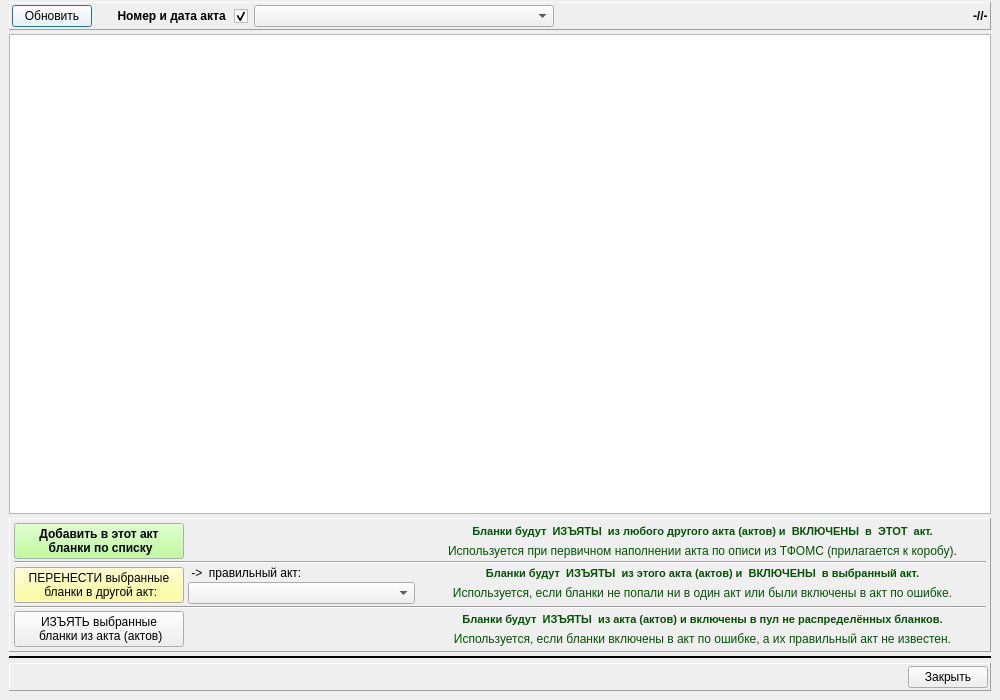
<?xml version="1.0" encoding="UTF-8"?>
<ui version="4.0">
 <class>act_vs2point_wnd</class>
 <widget class="QDialog" name="act_vs2point_wnd">
  <property name="geometry">
   <rect>
    <x>0</x>
    <y>0</y>
    <width>1000</width>
    <height>700</height>
   </rect>
  </property>
  <property name="minimumSize">
   <size>
    <width>1000</width>
    <height>700</height>
   </size>
  </property>
  <property name="windowTitle">
   <string>Данные акта (актов) передачи ВС на ПВП</string>
  </property>
  <layout class="QVBoxLayout" name="verticalLayout" stretch="0,0,0,0,0">
   <property name="spacing">
    <number>4</number>
   </property>
   <property name="leftMargin">
    <number>9</number>
   </property>
   <property name="topMargin">
    <number>2</number>
   </property>
   <property name="rightMargin">
    <number>9</number>
   </property>
   <property name="bottomMargin">
    <number>9</number>
   </property>
   <item>
    <widget class="QFrame" name="pan_up">
     <property name="frameShape">
      <enum>QFrame::Panel</enum>
     </property>
     <property name="frameShadow">
      <enum>QFrame::Raised</enum>
     </property>
     <layout class="QHBoxLayout" name="horizontalLayout">
      <property name="spacing">
       <number>6</number>
      </property>
      <property name="leftMargin">
       <number>2</number>
      </property>
      <property name="topMargin">
       <number>2</number>
      </property>
      <property name="rightMargin">
       <number>2</number>
      </property>
      <property name="bottomMargin">
       <number>2</number>
      </property>
      <item>
       <widget class="QPushButton" name="bn_refresh">
        <property name="palette">
         <palette>
          <active>
           <colorrole role="Button">
            <brush brushstyle="SolidPattern">
             <color alpha="255">
              <red>255</red>
              <green>255</green>
              <blue>255</blue>
             </color>
            </brush>
           </colorrole>
          </active>
          <inactive>
           <colorrole role="Button">
            <brush brushstyle="SolidPattern">
             <color alpha="255">
              <red>255</red>
              <green>255</green>
              <blue>255</blue>
             </color>
            </brush>
           </colorrole>
          </inactive>
          <disabled>
           <colorrole role="Button">
            <brush brushstyle="SolidPattern">
             <color alpha="255">
              <red>255</red>
              <green>255</green>
              <blue>255</blue>
             </color>
            </brush>
           </colorrole>
          </disabled>
         </palette>
        </property>
        <property name="text">
         <string>Обновить</string>
        </property>
        <property name="icon">
         <iconset resource="_inko_pol2_res.qrc">
          <normaloff>:/refresh.png</normaloff>:/refresh.png</iconset>
        </property>
        <property name="default">
         <bool>true</bool>
        </property>
       </widget>
      </item>
      <item>
       <widget class="QCheckBox" name="ch_act">
        <property name="font">
         <font>
          <weight>75</weight>
          <bold>true</bold>
         </font>
        </property>
        <property name="layoutDirection">
         <enum>Qt::RightToLeft</enum>
        </property>
        <property name="text">
         <string>    Номер и дата акта </string>
        </property>
        <property name="checked">
         <bool>true</bool>
        </property>
       </widget>
      </item>
      <item>
       <widget class="QComboBox" name="combo_act">
        <property name="minimumSize">
         <size>
          <width>300</width>
          <height>0</height>
         </size>
        </property>
        <property name="maxVisibleItems">
         <number>40</number>
        </property>
       </widget>
      </item>
      <item>
       <spacer name="horizontalSpacer">
        <property name="orientation">
         <enum>Qt::Horizontal</enum>
        </property>
        <property name="sizeHint" stdset="0">
         <size>
          <width>40</width>
          <height>20</height>
         </size>
        </property>
       </spacer>
      </item>
      <item>
       <widget class="QLabel" name="lab_cnt">
        <property name="font">
         <font>
          <pointsize>9</pointsize>
          <weight>75</weight>
          <bold>true</bold>
         </font>
        </property>
        <property name="text">
         <string>-//-</string>
        </property>
       </widget>
      </item>
     </layout>
    </widget>
   </item>
   <item>
    <widget class="QTableView" name="tab_act_blanks">
     <property name="selectionBehavior">
      <enum>QAbstractItemView::SelectRows</enum>
     </property>
     <attribute name="horizontalHeaderMinimumSectionSize">
      <number>20</number>
     </attribute>
     <attribute name="verticalHeaderDefaultSectionSize">
      <number>20</number>
     </attribute>
     <attribute name="verticalHeaderMinimumSectionSize">
      <number>20</number>
     </attribute>
    </widget>
   </item>
   <item>
    <widget class="QFrame" name="pan_dn">
     <property name="frameShape">
      <enum>QFrame::Panel</enum>
     </property>
     <property name="frameShadow">
      <enum>QFrame::Raised</enum>
     </property>
     <layout class="QGridLayout" name="gridLayout" columnstretch="0,2,5">
      <property name="leftMargin">
       <number>4</number>
      </property>
      <property name="topMargin">
       <number>4</number>
      </property>
      <property name="rightMargin">
       <number>4</number>
      </property>
      <property name="bottomMargin">
       <number>4</number>
      </property>
      <property name="horizontalSpacing">
       <number>4</number>
      </property>
      <property name="verticalSpacing">
       <number>2</number>
      </property>
      <item row="0" column="0" rowspan="2">
       <widget class="QPushButton" name="bn_add_blanks">
        <property name="minimumSize">
         <size>
          <width>170</width>
          <height>0</height>
         </size>
        </property>
        <property name="palette">
         <palette>
          <active>
           <colorrole role="Button">
            <brush brushstyle="SolidPattern">
             <color alpha="255">
              <red>170</red>
              <green>255</green>
              <blue>127</blue>
             </color>
            </brush>
           </colorrole>
          </active>
          <inactive>
           <colorrole role="Button">
            <brush brushstyle="SolidPattern">
             <color alpha="255">
              <red>170</red>
              <green>255</green>
              <blue>127</blue>
             </color>
            </brush>
           </colorrole>
          </inactive>
          <disabled>
           <colorrole role="Button">
            <brush brushstyle="SolidPattern">
             <color alpha="255">
              <red>170</red>
              <green>255</green>
              <blue>127</blue>
             </color>
            </brush>
           </colorrole>
          </disabled>
         </palette>
        </property>
        <property name="font">
         <font>
          <weight>75</weight>
          <bold>true</bold>
         </font>
        </property>
        <property name="text">
         <string>Добавить в этот акт
 бланки по списку</string>
        </property>
       </widget>
      </item>
      <item row="0" column="2">
       <widget class="QLabel" name="label_7">
        <property name="palette">
         <palette>
          <active>
           <colorrole role="WindowText">
            <brush brushstyle="SolidPattern">
             <color alpha="255">
              <red>0</red>
              <green>85</green>
              <blue>0</blue>
             </color>
            </brush>
           </colorrole>
          </active>
          <inactive>
           <colorrole role="WindowText">
            <brush brushstyle="SolidPattern">
             <color alpha="255">
              <red>0</red>
              <green>85</green>
              <blue>0</blue>
             </color>
            </brush>
           </colorrole>
          </inactive>
          <disabled>
           <colorrole role="WindowText">
            <brush brushstyle="SolidPattern">
             <color alpha="255">
              <red>106</red>
              <green>104</green>
              <blue>100</blue>
             </color>
            </brush>
           </colorrole>
          </disabled>
         </palette>
        </property>
        <property name="font">
         <font>
          <pointsize>8</pointsize>
          <weight>75</weight>
          <bold>true</bold>
         </font>
        </property>
        <property name="text">
         <string>Бланки будут  ИЗЪЯТЫ  из любого другого акта (актов) и  ВКЛЮЧЕНЫ  в  ЭТОТ  акт.</string>
        </property>
        <property name="alignment">
         <set>Qt::AlignCenter</set>
        </property>
       </widget>
      </item>
      <item row="1" column="2">
       <widget class="QLabel" name="label_8">
        <property name="palette">
         <palette>
          <active>
           <colorrole role="WindowText">
            <brush brushstyle="SolidPattern">
             <color alpha="255">
              <red>0</red>
              <green>85</green>
              <blue>0</blue>
             </color>
            </brush>
           </colorrole>
          </active>
          <inactive>
           <colorrole role="WindowText">
            <brush brushstyle="SolidPattern">
             <color alpha="255">
              <red>0</red>
              <green>85</green>
              <blue>0</blue>
             </color>
            </brush>
           </colorrole>
          </inactive>
          <disabled>
           <colorrole role="WindowText">
            <brush brushstyle="SolidPattern">
             <color alpha="255">
              <red>106</red>
              <green>104</green>
              <blue>100</blue>
             </color>
            </brush>
           </colorrole>
          </disabled>
         </palette>
        </property>
        <property name="font">
         <font>
          <pointsize>9</pointsize>
          <weight>50</weight>
          <bold>false</bold>
         </font>
        </property>
        <property name="text">
         <string>Используется при первичном наполнении акта по описи из ТФОМС (прилагается к коробу).</string>
        </property>
        <property name="alignment">
         <set>Qt::AlignCenter</set>
        </property>
       </widget>
      </item>
      <item row="2" column="0" colspan="3">
       <widget class="Line" name="line_4">
        <property name="minimumSize">
         <size>
          <width>0</width>
          <height>2</height>
         </size>
        </property>
        <property name="orientation">
         <enum>Qt::Horizontal</enum>
        </property>
       </widget>
      </item>
      <item row="3" column="0" rowspan="2">
       <widget class="QPushButton" name="bn_move_blanks">
        <property name="minimumSize">
         <size>
          <width>170</width>
          <height>0</height>
         </size>
        </property>
        <property name="palette">
         <palette>
          <active>
           <colorrole role="Button">
            <brush brushstyle="SolidPattern">
             <color alpha="255">
              <red>255</red>
              <green>255</green>
              <blue>127</blue>
             </color>
            </brush>
           </colorrole>
          </active>
          <inactive>
           <colorrole role="Button">
            <brush brushstyle="SolidPattern">
             <color alpha="255">
              <red>255</red>
              <green>255</green>
              <blue>127</blue>
             </color>
            </brush>
           </colorrole>
          </inactive>
          <disabled>
           <colorrole role="Button">
            <brush brushstyle="SolidPattern">
             <color alpha="255">
              <red>255</red>
              <green>255</green>
              <blue>127</blue>
             </color>
            </brush>
           </colorrole>
          </disabled>
         </palette>
        </property>
        <property name="text">
         <string>ПЕРЕНЕСТИ выбранные
 бланки в другой акт:</string>
        </property>
       </widget>
      </item>
      <item row="3" column="1">
       <widget class="QLabel" name="label_3">
        <property name="text">
         <string> -&gt;  правильный акт:</string>
        </property>
       </widget>
      </item>
      <item row="3" column="2">
       <widget class="QLabel" name="label_2">
        <property name="palette">
         <palette>
          <active>
           <colorrole role="WindowText">
            <brush brushstyle="SolidPattern">
             <color alpha="255">
              <red>0</red>
              <green>85</green>
              <blue>0</blue>
             </color>
            </brush>
           </colorrole>
          </active>
          <inactive>
           <colorrole role="WindowText">
            <brush brushstyle="SolidPattern">
             <color alpha="255">
              <red>0</red>
              <green>85</green>
              <blue>0</blue>
             </color>
            </brush>
           </colorrole>
          </inactive>
          <disabled>
           <colorrole role="WindowText">
            <brush brushstyle="SolidPattern">
             <color alpha="255">
              <red>106</red>
              <green>104</green>
              <blue>100</blue>
             </color>
            </brush>
           </colorrole>
          </disabled>
         </palette>
        </property>
        <property name="font">
         <font>
          <pointsize>8</pointsize>
          <weight>75</weight>
          <bold>true</bold>
         </font>
        </property>
        <property name="text">
         <string>Бланки будут  ИЗЪЯТЫ  из этого акта (актов) и  ВКЛЮЧЕНЫ  в выбранный акт.</string>
        </property>
        <property name="alignment">
         <set>Qt::AlignCenter</set>
        </property>
       </widget>
      </item>
      <item row="4" column="1">
       <widget class="QComboBox" name="combo_move_act">
        <property name="maxVisibleItems">
         <number>40</number>
        </property>
       </widget>
      </item>
      <item row="4" column="2">
       <widget class="QLabel" name="label_4">
        <property name="palette">
         <palette>
          <active>
           <colorrole role="WindowText">
            <brush brushstyle="SolidPattern">
             <color alpha="255">
              <red>0</red>
              <green>85</green>
              <blue>0</blue>
             </color>
            </brush>
           </colorrole>
          </active>
          <inactive>
           <colorrole role="WindowText">
            <brush brushstyle="SolidPattern">
             <color alpha="255">
              <red>0</red>
              <green>85</green>
              <blue>0</blue>
             </color>
            </brush>
           </colorrole>
          </inactive>
          <disabled>
           <colorrole role="WindowText">
            <brush brushstyle="SolidPattern">
             <color alpha="255">
              <red>106</red>
              <green>104</green>
              <blue>100</blue>
             </color>
            </brush>
           </colorrole>
          </disabled>
         </palette>
        </property>
        <property name="font">
         <font>
          <pointsize>9</pointsize>
          <weight>50</weight>
          <bold>false</bold>
         </font>
        </property>
        <property name="text">
         <string>Используется, если бланки не попали ни в один акт или были включены в акт по ошибке.</string>
        </property>
        <property name="alignment">
         <set>Qt::AlignCenter</set>
        </property>
       </widget>
      </item>
      <item row="5" column="0" colspan="3">
       <widget class="Line" name="line_2">
        <property name="minimumSize">
         <size>
          <width>0</width>
          <height>2</height>
         </size>
        </property>
        <property name="orientation">
         <enum>Qt::Horizontal</enum>
        </property>
       </widget>
      </item>
      <item row="6" column="0" rowspan="2">
       <widget class="QPushButton" name="bn_remove_blanks">
        <property name="minimumSize">
         <size>
          <width>170</width>
          <height>0</height>
         </size>
        </property>
        <property name="text">
         <string>ИЗЪЯТЬ выбранные
 бланки из акта (актов)</string>
        </property>
       </widget>
      </item>
      <item row="6" column="2">
       <widget class="QLabel" name="label_5">
        <property name="palette">
         <palette>
          <active>
           <colorrole role="WindowText">
            <brush brushstyle="SolidPattern">
             <color alpha="255">
              <red>0</red>
              <green>85</green>
              <blue>0</blue>
             </color>
            </brush>
           </colorrole>
          </active>
          <inactive>
           <colorrole role="WindowText">
            <brush brushstyle="SolidPattern">
             <color alpha="255">
              <red>0</red>
              <green>85</green>
              <blue>0</blue>
             </color>
            </brush>
           </colorrole>
          </inactive>
          <disabled>
           <colorrole role="WindowText">
            <brush brushstyle="SolidPattern">
             <color alpha="255">
              <red>106</red>
              <green>104</green>
              <blue>100</blue>
             </color>
            </brush>
           </colorrole>
          </disabled>
         </palette>
        </property>
        <property name="font">
         <font>
          <pointsize>8</pointsize>
          <weight>75</weight>
          <bold>true</bold>
         </font>
        </property>
        <property name="text">
         <string>Бланки будут  ИЗЪЯТЫ  из акта (актов) и включены в пул не распределённых бланков.</string>
        </property>
        <property name="alignment">
         <set>Qt::AlignCenter</set>
        </property>
       </widget>
      </item>
      <item row="7" column="2">
       <widget class="QLabel" name="label_6">
        <property name="palette">
         <palette>
          <active>
           <colorrole role="WindowText">
            <brush brushstyle="SolidPattern">
             <color alpha="255">
              <red>0</red>
              <green>85</green>
              <blue>0</blue>
             </color>
            </brush>
           </colorrole>
          </active>
          <inactive>
           <colorrole role="WindowText">
            <brush brushstyle="SolidPattern">
             <color alpha="255">
              <red>0</red>
              <green>85</green>
              <blue>0</blue>
             </color>
            </brush>
           </colorrole>
          </inactive>
          <disabled>
           <colorrole role="WindowText">
            <brush brushstyle="SolidPattern">
             <color alpha="255">
              <red>106</red>
              <green>104</green>
              <blue>100</blue>
             </color>
            </brush>
           </colorrole>
          </disabled>
         </palette>
        </property>
        <property name="font">
         <font>
          <pointsize>9</pointsize>
          <weight>50</weight>
          <bold>false</bold>
         </font>
        </property>
        <property name="text">
         <string>Используется, если бланки включены в акт по ошибке, а их правильный акт не известен.</string>
        </property>
        <property name="alignment">
         <set>Qt::AlignCenter</set>
        </property>
       </widget>
      </item>
     </layout>
    </widget>
   </item>
   <item>
    <widget class="Line" name="line">
     <property name="frameShadow">
      <enum>QFrame::Plain</enum>
     </property>
     <property name="lineWidth">
      <number>2</number>
     </property>
     <property name="orientation">
      <enum>Qt::Horizontal</enum>
     </property>
    </widget>
   </item>
   <item>
    <widget class="QFrame" name="pan_close">
     <property name="frameShape">
      <enum>QFrame::Panel</enum>
     </property>
     <property name="frameShadow">
      <enum>QFrame::Raised</enum>
     </property>
     <layout class="QHBoxLayout" name="horizontalLayout_3">
      <property name="spacing">
       <number>2</number>
      </property>
      <property name="leftMargin">
       <number>2</number>
      </property>
      <property name="topMargin">
       <number>2</number>
      </property>
      <property name="rightMargin">
       <number>2</number>
      </property>
      <property name="bottomMargin">
       <number>2</number>
      </property>
      <item>
       <spacer name="horizontalSpacer_3">
        <property name="orientation">
         <enum>Qt::Horizontal</enum>
        </property>
        <property name="sizeHint" stdset="0">
         <size>
          <width>40</width>
          <height>20</height>
         </size>
        </property>
       </spacer>
      </item>
      <item>
       <widget class="QPushButton" name="bn_close">
        <property name="text">
         <string> Закрыть </string>
        </property>
       </widget>
      </item>
     </layout>
    </widget>
   </item>
  </layout>
 </widget>
 <resources>
  <include location="_inko_pol2_res.qrc"/>
 </resources>
 <connections/>
</ui>
